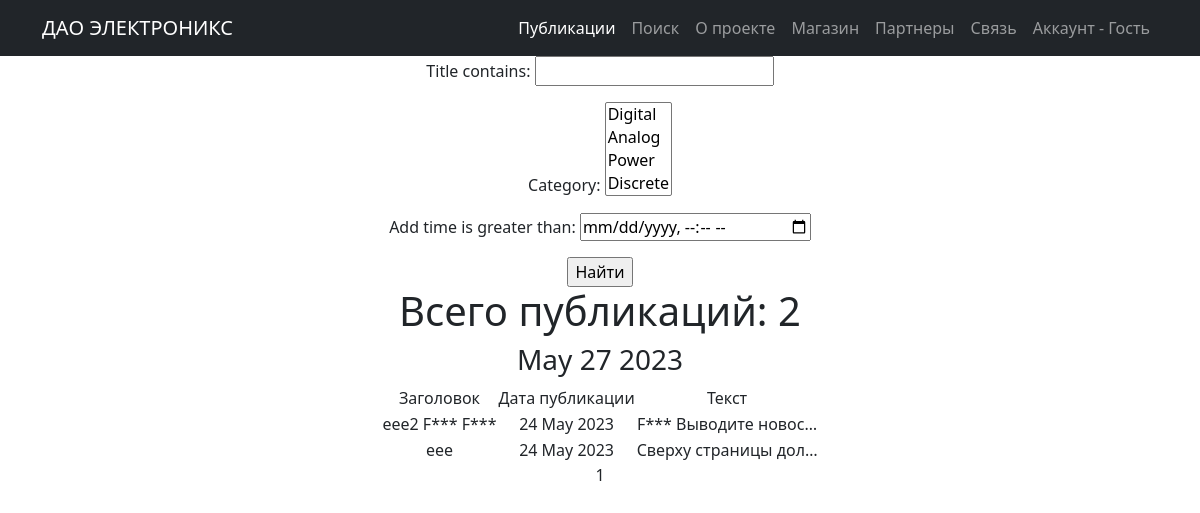
Page /posts/search/ on the earlier database version.
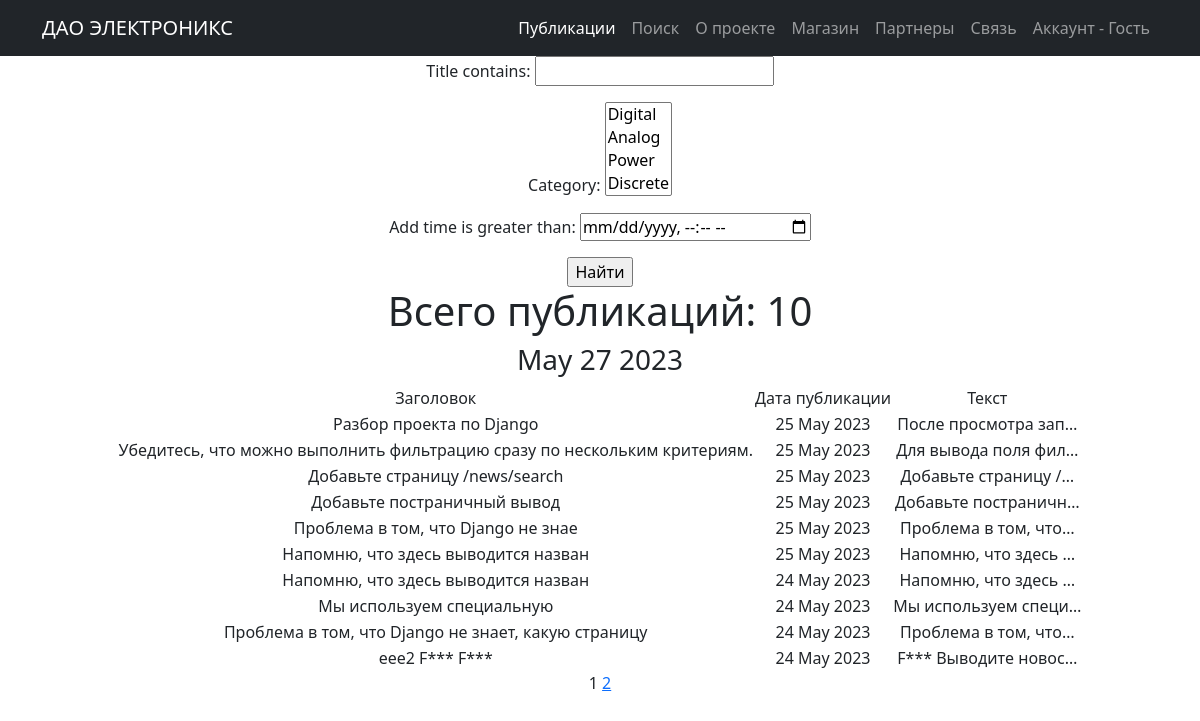
Same page on the later database version.
### posts/models.py (models this page shows, shortened)
class Post(models.Model):
    type = models.CharField(max_length=2, choices=CATEGORY_CHOICES, default=ARTICLE)
    add_time = models.DateTimeField(auto_now_add=True)
    title = models.CharField(max_length=255)
    text = models.TextField()
    rating = models.IntegerField(default=0)
    author = models.ForeignKey(Author, on_delete=models.CASCADE)
    category = models.ManyToManyField(Category, through='PostCategory')

### posts/views.py (the view)
# urls.py: path('search/', PostsListSearch.as_view(), name='post_search'),
class PostsListSearch(ListView):
    model = Post
    ordering = '-add_time'
    template_name = 'posts_search.html'
    context_object_name = 'posts_search'
    paginate_by = 10
    def get_queryset(self):
        queryset = super().get_queryset()
        self.filterset = PostFilter(self.request.GET, queryset)
        return self.filterset.qs
    def get_context_data(self, **kwargs):
        context = super().get_context_data(**kwargs)
        context['filterset'] = self.filterset
        return context

### posts/models.py (called while the page is built)
    def __str__(self):
        return self.name

### posts/templatetags/custom_filters.py (called while the page is built)
def new_word(bw):
    return bw[0] + '***'

@register.filter()
def censor(value):
    for item in bad_words:
        if item in value:
            return value.replace(item, new_word(item))
        else:
            return value

### posts/templatetags/custom_tags.py (called while the page is built)
@register.simple_tag()
def current_time(format_string='%b %d %Y'):
    return datetime.utcnow().strftime(format_string)

@register.simple_tag(takes_context=True)
def url_replace(context, **kwargs):
   d = context['request'].GET.copy()
   for k, v in kwargs.items():
       d[k] = v
   return d.urlencode()

### templates/posts_search.html (shortened to what this page needs)
{% extends 'flatpages/default.html' %}
{% load custom_filters %}
{% load custom_tags %}
{% block content %}
   <form action="" method="get">
       {{ filterset.form.as_p }}
       <input type="submit" value="Найти" />
   </form>
{% if posts_search %}
    <h1> Всего публикаций: {{ posts_search|length }} </h1>
    <h3>{% current_time '%b %d %Y' %}</h3>
    <table align="center">
               <tr>
                   <td>Заголовок</td>
                   <td>Дата публикации</td>
                   <td>Текст</td>
               </tr>
        {% for posts in posts_search %}
               <tr>
                   <td>{{ posts.title|censor }}</td>
                   <td>{{ posts.add_time|date:"d M Y" }}</td>
                   <td>{{ posts.text|truncatechars:20|censor }}</td>
               </tr>
        {% endfor %}
    </table>
{% else %}
    <h2>Публикаций нет!</h2>
{% endif %}
   {{ page_obj.number }}
   {% if page_obj.has_next %}
       <a href="?{% url_replace page=page_obj.next_page_number %}">{{ page_obj.next_page_number }}</a>
   {% endif %}
{% endblock content %}

Differences in the rows shown:
no longer on this page (row unchanged): Post: title|censor "eee", add_time "24 May 2023", text|censor "Сверху страницы дол…"
added Post: title|censor "Разбор проекта по Django", add_time "25 May 2023", text|censor "После просмотра зап…"
added Post: title|censor "Убедитесь, что можно выполнить фильтрацию сразу по нескольким критериям.", add_time "25 May 2023", text|censor "Для вывода поля фил…"
added Post: title|censor "Добавьте страницу /news/search", add_time "25 May 2023", text|censor "Добавьте страницу /…"
added Post: title|censor "Добавьте постраничный вывод", add_time "25 May 2023", text|censor "Добавьте постраничн…"
added Post: title|censor "Проблема в том, что Django не знае", add_time "25 May 2023", text|censor "Проблема в том, что…"
added Post: title|censor "Напомню, что здесь выводится назван", add_time "25 May 2023", text|censor "Напомню, что здесь …"
added Post: title|censor "Напомню, что здесь выводится назван", add_time "24 May 2023", text|censor "Напомню, что здесь …"
added Post: title|censor "Мы используем специальную", add_time "24 May 2023", text|censor "Мы используем специ…"
added Post: title|censor "Проблема в том, что Django не знает, какую страницу", add_time "24 May 2023", text|censor "Проблема в том, что…"
Other differences:
{{ posts_search|length }}: "2" → "10"
{{ page_obj.next_page_number }}: (not shown) → "2"
